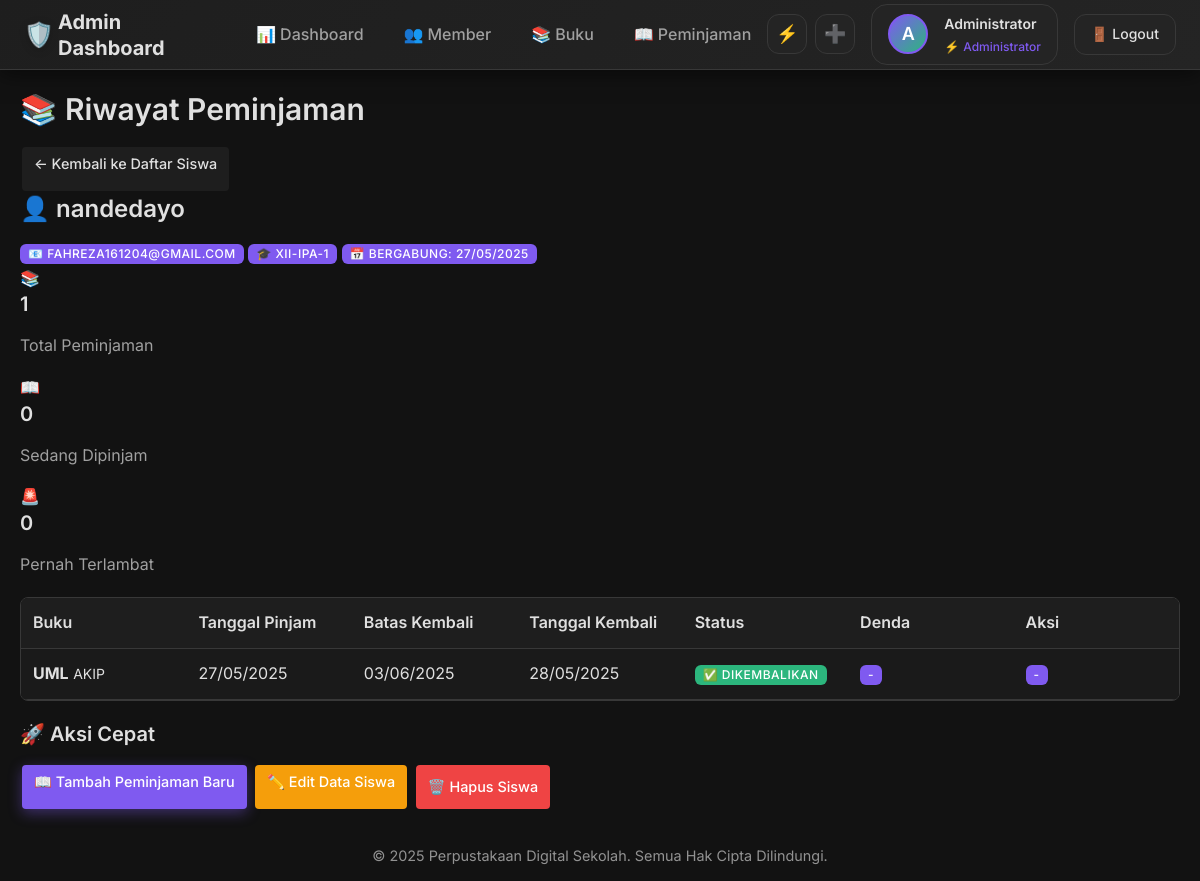
Page /admin/members/3/loans (signed in) on the committed database.
### app.py (models this page shows, shortened)
class User(UserMixin, db.Model):
    id = db.Column(db.Integer, primary_key=True)
    username = db.Column(db.String(80), unique=True, nullable=False)
    email = db.Column(db.String(120), unique=True, nullable=False)
    password_hash = db.Column(db.String(120), nullable=False)
    role = db.Column(db.String(20), nullable=False, default='member')  # 'admin' or 'member'
    nama_lengkap = db.Column(db.String(100), nullable=False)
    kelas = db.Column(db.String(20))  # untuk member
    profile_photo = db.Column(db.String(200))  # path to profile photo
    created_at = db.Column(db.DateTime, default=datetime.utcnow)

class Peminjaman(db.Model):
    id = db.Column(db.Integer, primary_key=True)
    user_id = db.Column(db.Integer, db.ForeignKey('user.id'), nullable=False)
    buku_id = db.Column(db.Integer, db.ForeignKey('buku.id'), nullable=False)
    tanggal_pinjam = db.Column(db.DateTime, default=datetime.utcnow)
    tanggal_kembali_rencana = db.Column(db.DateTime, nullable=False)
    tanggal_kembali_aktual = db.Column(db.DateTime)
    status = db.Column(db.String(20), default='dipinjam')  # 'dipinjam', 'dikembalikan'
    denda = db.Column(db.Integer, default=0)
    status_denda = db.Column(db.String(20), default='Belum Lunas')  # 'Belum Lunas', 'Lunas', 'Dihapuskan/Gratis'
    user = db.relationship('User', backref='peminjaman')
    buku = db.relationship('Buku', backref='peminjaman')

class Buku(db.Model):
    id = db.Column(db.Integer, primary_key=True)
    judul = db.Column(db.String(200), nullable=False)
    pengarang = db.Column(db.String(100), nullable=False)
    penerbit = db.Column(db.String(100))
    tahun_terbit = db.Column(db.Integer)
    isbn = db.Column(db.String(20), unique=True)
    kategori = db.Column(db.String(50))
    stok = db.Column(db.Integer, default=1)
    deskripsi = db.Column(db.Text)
    gambar = db.Column(db.String(200))  # path to book cover image
    created_at = db.Column(db.DateTime, default=datetime.utcnow)

### app.py (the view)
@app.route('/admin/members/<int:id>/loans')
@login_required
def admin_member_loans(id):
    if current_user.role != 'admin':
        flash('Akses ditolak!')
        return redirect(url_for('index'))
    member = User.query.get_or_404(id)
    if member.role != 'member':
        flash('User bukan member!')
        return redirect(url_for('admin_members'))
    loans = Peminjaman.query.filter_by(user_id=member.id).order_by(Peminjaman.tanggal_pinjam.desc()).all()
    return render_template('admin/member_loans.html', member=member, loans=loans)

### app.py (called while the page is built)
@login_manager.user_loader
def load_user(user_id):
    return User.query.get(int(user_id))

@app.context_processor
def inject_kelas_options():
    return dict(KELAS_OPTIONS=KELAS_OPTIONS)

### templates/admin/member_loans.html (shortened to what this page needs)
{% extends "admin/base.html" %}
{% block content %}
    <div class="content-header">
        <h1>📚 Riwayat Peminjaman</h1>
        <a href="{{ url_for('admin_members') }}" class="btn btn-secondary">← Kembali ke Daftar Siswa</a>
    </div>
    <div class="siswa-info-card">
        <div class="siswa-details">
            <h2>👤 {{ member.nama_lengkap }}</h2>
            <div class="siswa-meta">
                <span class="badge">📧 {{ member.email }}</span>
                <span class="badge">🎓 {{ member.kelas or 'Tidak ada kelas' }}</span>
                <span class="badge">📅 Bergabung: {{ member.created_at.strftime('%d/%m/%Y') }}</span>
            </div>        </div>
        <div class="stats-grid">
            <div class="stat-card">
                <div class="stat-icon">📚</div>
                <div class="stat-info">
                    <h3>{{ loans|length }}</h3>
                    <p>Total Peminjaman</p>
                </div>
            </div>
            <div class="stat-card">
                <div class="stat-icon">📖</div>
                <div class="stat-info">
                    <h3>{{ loans|selectattr('status', 'equalto', 'dipinjam')|list|length }}</h3>
                    <p>Sedang Dipinjam</p>
                </div>
            </div>
            <div class="stat-card">
                <div class="stat-icon">🚨</div>
                <div class="stat-info">
                    <h3>{{ loans|selectattr('denda', 'greaterthan', 0)|list|length }}</h3>
                    <p>Pernah Terlambat</p>
                </div>
            </div>
        </div>
    </div>
    {% if loans %}
    <div class="table-container">
        <table class="loans-table">
            <thead>
                <tr>
                    <th>Buku</th>
                    <th>Tanggal Pinjam</th>
                    <th>Batas Kembali</th>
                    <th>Tanggal Kembali</th>
                    <th>Status</th>
                    <th>Denda</th>
                    <th>Aksi</th>
                </tr>
            </thead>
            <tbody>
                {% for loan in loans %}                <tr class="loan-row {{ 'active' if loan.status == 'dipinjam' else 'returned' }}">
                    <td data-label="Buku">
                        <div class="book-info">
                            <strong>{{ loan.buku.judul }}</strong>
                            <small>{{ loan.buku.pengarang }}</small>
                        </div>
                    </td>
                    <td data-label="Tanggal Pinjam">{{ loan.tanggal_pinjam.strftime('%d/%m/%Y') }}</td>
                    <td data-label="Batas Kembali">
                        {% if loan.status == 'dipinjam' %}
                            {% set days_left = (loan.tanggal_kembali_rencana.date() - (now() if now else loan.tanggal_pinjam.date())|date()).days %}
                            {% if days_left < 0 %}
                                <span class="badge badge-danger">{{ loan.tanggal_kembali_rencana.strftime('%d/%m/%Y') }} ⚠️</span>
                            {% elif days_left == 0 %}
                                <span class="badge badge-warning">{{ loan.tanggal_kembali_rencana.strftime('%d/%m/%Y') }} 🔔</span>
                            {% elif days_left <= 2 %}
                                <span class="badge badge-info">{{ loan.tanggal_kembali_rencana.strftime('%d/%m/%Y') }} 📅</span>
                            {% else %}
                                <span class="badge badge-secondary">{{ loan.tanggal_kembali_rencana.strftime('%d/%m/%Y') }}</span>
                            {% endif %}
                        {% else %}
                            {{ loan.tanggal_kembali_rencana.strftime('%d/%m/%Y') }}
                        {% endif %}
                    </td>
                    <td data-label="Tanggal Kembali">
                        {% if loan.tanggal_kembali_aktual %}
                            {{ loan.tanggal_kembali_aktual.strftime('%d/%m/%Y') }}
                        {% else %}
                            <span class="badge badge-warning">Belum dikembalikan</span>
                        {% endif %}
                    </td>
                    <td data-label="Status">
                        {% if loan.status == 'dipinjam' %}
                            <span class="badge badge-info">📖 Dipinjam</span>
                        {% else %}
                            <span class="badge badge-success">✅ Dikembalikan</span>
                        {% endif %}
                    </td>
                    <td data-label="Denda">
                        {% if loan.denda > 0 %}
                            <span class="badge badge-danger">Rp {{ "{:,}".format(loan.denda) }}</span>
                        {% else %}
                            <span class="badge badge-secondary">-</span>
                        {% endif %}
                    </td>
                    <td data-label="Aksi">
                        {% if loan.status == 'dipinjam' %}
                            <a href="{{ url_for('admin_return_book', id=loan.id) }}"
                               class="btn btn-sm btn-success"
                               onclick="return confirm('Konfirmasi pengembalian buku {{ loan.buku.judul }}?')">
                                ✅ Kembalikan
                            </a>
                        {% else %}
                            <span class="badge badge-secondary">-</span>
                        {% endif %}
                    </td>
                </tr>
                {% endfor %}
            </tbody>
        </table>
    </div>
    <div class="quick-actions-section">
        <h3>🚀 Aksi Cepat</h3>
        <div class="action-buttons">
            <a href="{{ url_for('admin_process_loan') }}?user_id={{ member.id }}" class="btn btn-primary">
                📖 Tambah Peminjaman Baru
            </a>            <a href="{{ url_for('admin_edit_member', id=member.id) }}" class="btn btn-warning">
                ✏️ Edit Data Siswa
            </a>
            {% if loans|selectattr('status', 'equalto', 'dipinjam')|list|length == 0 %}            <button class="btn btn-danger delete-member-btn"
                    data-member-id="{{ member.id }}"
                    data-member-name="{{ member.nama_lengkap }}">
                🗑️ Hapus Siswa
            </button>
            {% endif %}
        </div>
    </div>
    {% endif %}
{% endblock %}

### templates/admin/includes/header.html (shortened to what this page needs)
<header class="admin-main-header">
    <div class="admin-header-left">
        <h1 class="admin-header-title">
            <span class="title-icon">🛡️</span>
            <span class="title-text">Admin Dashboard</span>
        </h1>
        <ul class="admin-header-nav">
            <li>
                <a href="{{ url_for('admin_dashboard') }}" class="{% if request.endpoint == 'admin_dashboard' %}active{% endif %}">
                    <span>📊</span>
                    <span>Dashboard</span>
                </a>
            </li>
            <li>
                <a href="{{ url_for('admin_members') }}" class="{% if request.endpoint in ['admin_members', 'admin_add_member', 'admin_edit_member'] %}active{% endif %}">
                    <span>👥</span>
                    <span>Member</span>
                </a>
            </li>
            <li>
                <a href="{{ url_for('admin_books') }}" class="{% if request.endpoint in ['admin_books', 'admin_add_book', 'admin_edit_book'] %}active{% endif %}">
                    <span>📚</span>
                    <span>Buku</span>
                </a>
            </li>
            <li>
                <a href="{{ url_for('admin_loans') }}" class="{% if request.endpoint in ['admin_loans', 'admin_process_loan'] %}active{% endif %}">
                    <span>📖</span>
                    <span>Peminjaman</span>
                </a>
            </li>
        </ul>
    </div>
    <div class="admin-header-right">
        <div class="admin-quick-actions">
            <a href="{{ url_for('admin_process_loan') }}" class="quick-action-btn" title="Proses Peminjaman">
                <span>⚡</span>
            </a>
            <a href="{{ url_for('admin_add_book') }}" class="quick-action-btn" title="Tambah Buku">
                <span>➕</span>
            </a>
        </div>
        <div class="admin-user-info">
            <div class="admin-profile-photo">
                {% if current_user.profile_photo %}
                    <img src="{{ url_for('static', filename=current_user.profile_photo) }}" alt="Admin Photo">
                {% else %}
                    {{ current_user.nama_lengkap[0].upper() }}
                {% endif %}
            </div>
            <div class="admin-info-text">
                <span class="admin-greeting">{{ current_user.nama_lengkap.split()[0] }}</span>
                <span class="admin-role">
                    <span>⚡</span>
                    <span>Administrator</span>
                </span>
            </div>
        </div>
        <a href="{{ url_for('logout') }}" class="admin-logout-btn">
            <span>🚪</span>
            <span class="logout-text">Logout</span>
        </a>
    </div>
</header>

### static/table-scroll-fix.css (style rules this page uses)
* { box-sizing: border-box; }
body, html { overflow-x: hidden; scroll-behavior: smooth; -webkit-overflow-scrolling: touch; touch-action: manipulation; -webkit-text-size-adjust: 100%; text-size-adjust: 100%; }
.table-container, .loans-table-container-member, .table-wrapper-member, .admin-book-table { overflow-x: scroll !important; -webkit-overflow-scrolling: touch !important; scroll-behavior: smooth !important; width: 100% !important; display: block !important; max-width: 100% !important; position: relative !important; scrollbar-width: thin !important; scrollbar-color: #667eea #f1f5f9 !important; -ms-overflow-style: -ms-autohiding-scrollbar !important; touch-action: pan-x !important; border-radius: 8px; margin-bottom: 20px; background-color: #fff; }
.table-container table, .loans-table-container-member table, .table-wrapper-member table, .admin-book-table table { min-width: 700px !important; width: 100% !important; table-layout: fixed !important; }

### static/dark-theme.css (style rules this page uses)
:root { --bg-primary-dark: #121212; --bg-secondary-dark: #1E1E1E; --bg-tertiary-dark: #242424; --bg-card-dark: #1A1A1A; --card-bg: #1A1A1A; --success-color: #2CB67D; --warning-color: #FFD93D; --danger-color: #FF6B6B; --border-color-dark: #383838; --accent-primary: #7F5AF0; --accent-color: #7F5AF0; --accent-secondary: #2CB67D; --accent-danger: #FF6B6B; --accent-warning: #FFD93D; --text-color: #E0E0E0; --text-color-light: #FFFFFF; --text-color-secondary: #A0A0A0; --text-color-muted: #757575; --text-high-contrast: #E0E0E0; --text-medium-contrast: #A0A0A0; --text-low-contrast: #666666; --text-on-accent: #FFFFFF; --text-on-dark: #FFFFFF; --border-color-dark: #383838; --border-color-light: rgba(255, 255, 255, 0.1); --card-shadow-dark: 0 4px 20px rgba(0, 0, 0, 0.5); --card-shadow-hover: 0 8px 32px rgba(127, 90, 240, 0.3); --border-radius-sm: 6px; --border-radius-md: 12px; --border-radius-lg: 16px; --border-radius-xl: 20px; --font-family-main: 'Inter', -apple-system, BlinkMacSystemFont, 'Segoe UI', sans-serif; --font-size-xs: 0.75rem; --font-size-sm: 0.875rem; --font-size-base: 1rem; --font-size-lg: 1.125rem; --font-size-xl: 1.25rem; --font-size-2xl: 1.5rem; --font-size-3xl: 1.875rem; --spacing-xs: 0.25rem; --spacing-sm: 0.5rem; --spacing-md: 1rem; --spacing-lg: 1.5rem; --spacing-xl: 2rem; --spacing-2xl: 3rem; --transition-fast: 0.2s ease-in-out; --transition-normal: 0.3s ease-in-out; --transition-slow: 0.5s ease-in-out; }
*, *::before, *::after { box-sizing: border-box; margin: 0; padding: 0; }
html { scroll-behavior: smooth; -webkit-text-size-adjust: 100%; }
body { font-family: var(--font-family-main); background-color: var(--bg-primary-dark); color: var(--text-high-contrast); line-height: 1.6; font-size: var(--font-size-base); -webkit-font-smoothing: antialiased; -moz-osx-font-smoothing: grayscale; overflow-x: hidden; }
a { color: var(--accent-primary); text-decoration: none; transition: color var(--transition-fast); }
h1, h2, h3, h4, h5, h6 { color: var(--text-high-contrast); font-weight: 600; line-height: 1.3; margin-bottom: var(--spacing-md); }
h1 { font-size: var(--font-size-3xl); }
h2 { font-size: var(--font-size-2xl); }
h3 { font-size: var(--font-size-xl); }
p { margin-bottom: var(--spacing-md); color: var(--text-medium-contrast); }
.btn { display: inline-flex; align-items: center; justify-content: center; gap: var(--spacing-sm); padding: var(--spacing-sm) var(--spacing-lg); border: none; border-radius: var(--border-radius-md); font-family: var(--font-family-main); font-size: var(--font-size-sm); font-weight: 500; text-decoration: none; cursor: pointer; transition: all var(--transition-normal); min-height: 44px; position: relative; overflow: hidden; }
.btn-primary { background: linear-gradient(135deg, var(--accent-primary), #9D4EDD); color: var(--text-on-accent); box-shadow: 0 4px 14px rgba(127, 90, 240, 0.4); }
.btn-secondary { background: var(--bg-secondary-dark); color: var(--text-high-contrast); border: 1px solid var(--border-color-dark); }
.btn-danger { background: var(--accent-danger); color: var(--text-on-accent); }
.badge { display: inline-flex; align-items: center; padding: var(--spacing-xs) var(--spacing-sm); background: var(--accent-primary); color: var(--text-on-accent); border-radius: var(--border-radius-sm); font-size: var(--font-size-xs); font-weight: 500; text-transform: uppercase; letter-spacing: 0.5px; }
.badge-success { background: var(--accent-secondary); }

### rows in the picture
User: nama_lengkap "A", nama_lengkap "Administrator"
User: nama_lengkap "nandedayo", email "FAHREZA161204@GMAIL.COM", kelas "XII-IPA-1", created_at "27/05/2025"
Peminjaman: buku.judul "UML", buku.pengarang "AKIP", tanggal_pinjam "27/05/2025", tanggal_kembali_rencana "03/06/2025", tanggal_kembali_aktual "28/05/2025", status "✅ DIKEMBALIKAN"

### other values in the picture
{{ loans|length }} "1"
{{ loans|selectattr('status', 'equalto', 'dipinjam')|list|length }} "0"
{{ loans|selectattr('denda', 'greaterthan', 0)|list|length }} "0"
